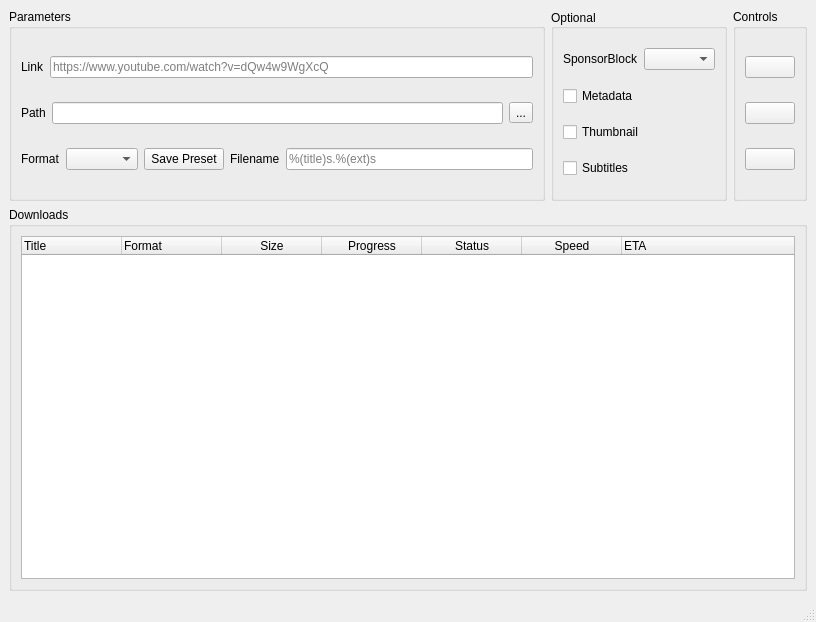
<?xml version="1.0" encoding="UTF-8"?>
<ui version="4.0">
 <class>MainWindow</class>
 <widget class="QMainWindow" name="MainWindow">
  <property name="geometry">
   <rect>
    <x>0</x>
    <y>0</y>
    <width>816</width>
    <height>622</height>
   </rect>
  </property>
  <property name="windowTitle">
   <string>yt-dlp-gui</string>
  </property>
  <widget class="QWidget" name="centralwidget">
   <property name="font">
    <font>
     <pointsize>9</pointsize>
    </font>
   </property>
   <layout class="QGridLayout" name="gridLayout" rowstretch="2,4">
    <item row="0" column="2">
     <widget class="QGroupBox" name="gb_controls">
      <property name="title">
       <string>Controls</string>
      </property>
      <layout class="QVBoxLayout" name="verticalLayout_2">
       <item>
        <widget class="QPushButton" name="pb_add">
         <property name="toolTip">
          <string>&lt;html&gt;&lt;head/&gt;&lt;body&gt;&lt;p&gt;Add&lt;/p&gt;&lt;/body&gt;&lt;/html&gt;</string>
         </property>
         <property name="text">
          <string/>
         </property>
         <property name="iconSize">
          <size>
           <width>20</width>
           <height>20</height>
          </size>
         </property>
        </widget>
       </item>
       <item>
        <widget class="QPushButton" name="pb_clear">
         <property name="toolTip">
          <string>&lt;html&gt;&lt;head/&gt;&lt;body&gt;&lt;p&gt;Clear&lt;/p&gt;&lt;/body&gt;&lt;/html&gt;</string>
         </property>
         <property name="text">
          <string/>
         </property>
         <property name="iconSize">
          <size>
           <width>20</width>
           <height>20</height>
          </size>
         </property>
        </widget>
       </item>
       <item>
        <widget class="QPushButton" name="pb_download">
         <property name="toolTip">
          <string>&lt;html&gt;&lt;head/&gt;&lt;body&gt;&lt;p&gt;Download&lt;/p&gt;&lt;/body&gt;&lt;/html&gt;</string>
         </property>
         <property name="text">
          <string/>
         </property>
         <property name="iconSize">
          <size>
           <width>20</width>
           <height>20</height>
          </size>
         </property>
        </widget>
       </item>
      </layout>
     </widget>
    </item>
    <item row="0" column="1">
     <widget class="QGroupBox" name="gb_embeds">
      <property name="title">
       <string>Optional</string>
      </property>
      <property name="alignment">
       <set>Qt::AlignmentFlag::AlignLeading|Qt::AlignmentFlag::AlignLeft|Qt::AlignmentFlag::AlignVCenter</set>
      </property>
      <property name="flat">
       <bool>false</bool>
      </property>
      <property name="checkable">
       <bool>false</bool>
      </property>
      <layout class="QVBoxLayout" name="verticalLayout_3">
       <item>
        <layout class="QHBoxLayout" name="horizontalLayout">
         <item>
          <widget class="QLabel" name="label">
           <property name="text">
            <string>SponsorBlock</string>
           </property>
          </widget>
         </item>
         <item>
          <widget class="QComboBox" name="dd_sponsorblock">
           <item>
            <property name="text">
             <string/>
            </property>
           </item>
           <item>
            <property name="text">
             <string>remove</string>
            </property>
           </item>
           <item>
            <property name="text">
             <string>mark</string>
            </property>
           </item>
          </widget>
         </item>
        </layout>
       </item>
       <item>
        <widget class="QCheckBox" name="cb_metadata">
         <property name="text">
          <string>Metadata</string>
         </property>
        </widget>
       </item>
       <item>
        <widget class="QCheckBox" name="cb_thumbnail">
         <property name="text">
          <string>Thumbnail</string>
         </property>
        </widget>
       </item>
       <item>
        <widget class="QCheckBox" name="cb_subtitles">
         <property name="text">
          <string>Subtitles</string>
         </property>
        </widget>
       </item>
      </layout>
     </widget>
    </item>
    <item row="1" column="0" colspan="3">
     <widget class="QGroupBox" name="gb_status">
      <property name="title">
       <string>Downloads</string>
      </property>
      <layout class="QGridLayout" name="gridLayout_3">
       <item row="0" column="0">
        <widget class="QTreeWidget" name="tw">
         <attribute name="headerVisible">
          <bool>true</bool>
         </attribute>
         <column>
          <property name="text">
           <string>Title</string>
          </property>
         </column>
         <column>
          <property name="text">
           <string>Format</string>
          </property>
         </column>
         <column>
          <property name="text">
           <string>Size</string>
          </property>
          <property name="textAlignment">
           <set>AlignCenter</set>
          </property>
         </column>
         <column>
          <property name="text">
           <string>Progress</string>
          </property>
          <property name="textAlignment">
           <set>AlignCenter</set>
          </property>
         </column>
         <column>
          <property name="text">
           <string>Status</string>
          </property>
          <property name="textAlignment">
           <set>AlignCenter</set>
          </property>
         </column>
         <column>
          <property name="text">
           <string>Speed</string>
          </property>
          <property name="textAlignment">
           <set>AlignCenter</set>
          </property>
         </column>
         <column>
          <property name="text">
           <string>ETA</string>
          </property>
         </column>
        </widget>
       </item>
      </layout>
     </widget>
    </item>
    <item row="0" column="0">
     <widget class="QGroupBox" name="gb_params">
      <property name="title">
       <string>Parameters</string>
      </property>
      <layout class="QVBoxLayout" name="verticalLayout_5">
       <item>
        <layout class="QHBoxLayout" name="horizontalLayout_4">
         <item>
          <widget class="QLabel" name="lb_link">
           <property name="minimumSize">
            <size>
             <width>0</width>
             <height>0</height>
            </size>
           </property>
           <property name="text">
            <string>Link</string>
           </property>
          </widget>
         </item>
         <item>
          <widget class="QLineEdit" name="le_link">
           <property name="placeholderText">
            <string>https://www.youtube.com/watch?v=dQw4w9WgXcQ</string>
           </property>
           <property name="clearButtonEnabled">
            <bool>true</bool>
           </property>
          </widget>
         </item>
        </layout>
       </item>
       <item>
        <layout class="QHBoxLayout" name="horizontalLayout_3">
         <item>
          <widget class="QLabel" name="lb_path">
           <property name="minimumSize">
            <size>
             <width>0</width>
             <height>0</height>
            </size>
           </property>
           <property name="text">
            <string>Path</string>
           </property>
          </widget>
         </item>
         <item>
          <widget class="QLineEdit" name="le_path">
           <property name="enabled">
            <bool>true</bool>
           </property>
           <property name="readOnly">
            <bool>true</bool>
           </property>
          </widget>
         </item>
         <item>
          <widget class="QToolButton" name="tb_path">
           <property name="text">
            <string>...</string>
           </property>
          </widget>
         </item>
        </layout>
       </item>
       <item>
        <layout class="QHBoxLayout" name="horizontalLayout_2">
         <item>
          <widget class="QLabel" name="lb_format">
           <property name="minimumSize">
            <size>
             <width>0</width>
             <height>0</height>
            </size>
           </property>
           <property name="text">
            <string>Format</string>
           </property>
          </widget>
         </item>
         <item>
          <widget class="QComboBox" name="dd_format"/>
         </item>
         <item>
          <widget class="QPushButton" name="pb_save_preset">
           <property name="text">
            <string>Save Preset</string>
           </property>
          </widget>
         </item>
         <item>
          <widget class="QLabel" name="lb_filename">
           <property name="text">
            <string>Filename</string>
           </property>
          </widget>
         </item>
         <item>
          <widget class="QLineEdit" name="le_filename">
           <property name="placeholderText">
            <string>%(title)s.%(ext)s</string>
           </property>
           <property name="clearButtonEnabled">
            <bool>false</bool>
           </property>
          </widget>
         </item>
        </layout>
       </item>
      </layout>
     </widget>
    </item>
   </layout>
  </widget>
  <widget class="QStatusBar" name="statusBar"/>
 </widget>
 <tabstops>
  <tabstop>pb_add</tabstop>
  <tabstop>pb_clear</tabstop>
  <tabstop>pb_download</tabstop>
  <tabstop>tw</tabstop>
 </tabstops>
 <resources/>
 <connections/>
</ui>
